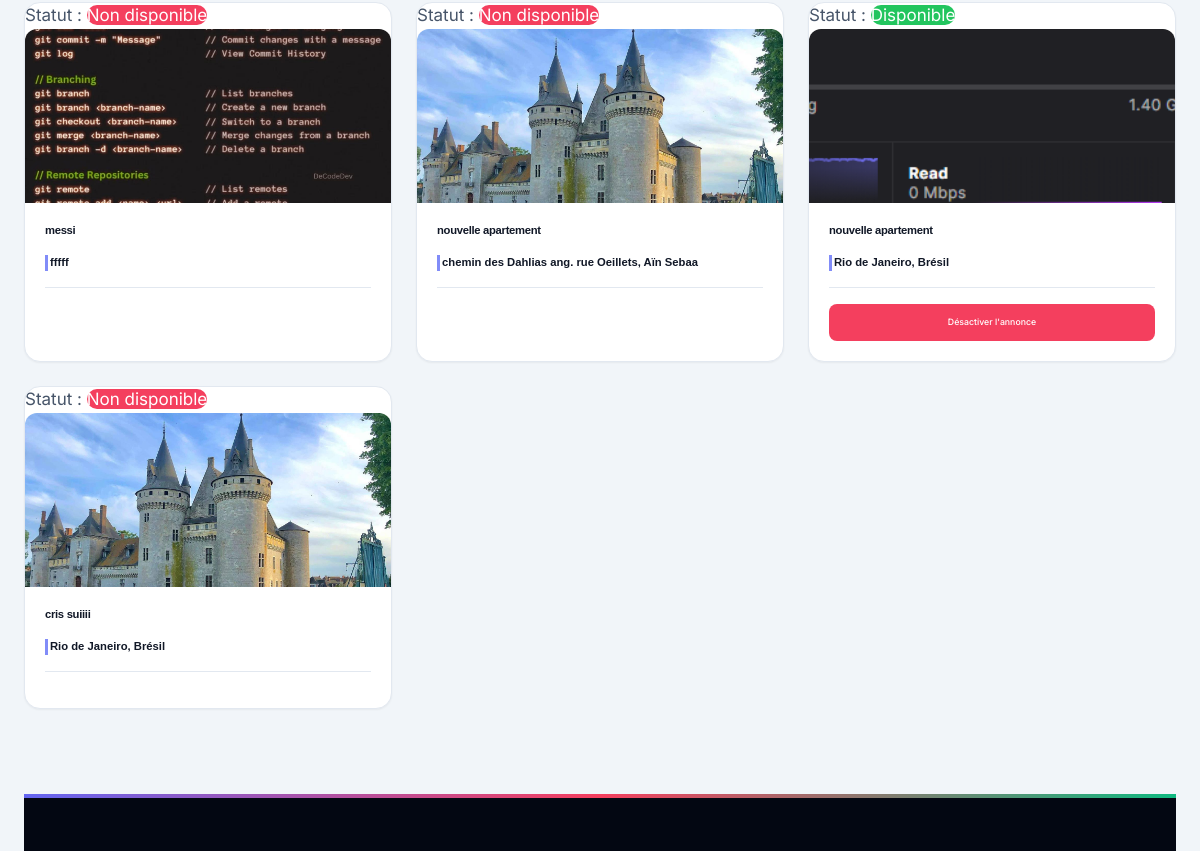
The app's page /dash/ (signed in, middle part), older data.
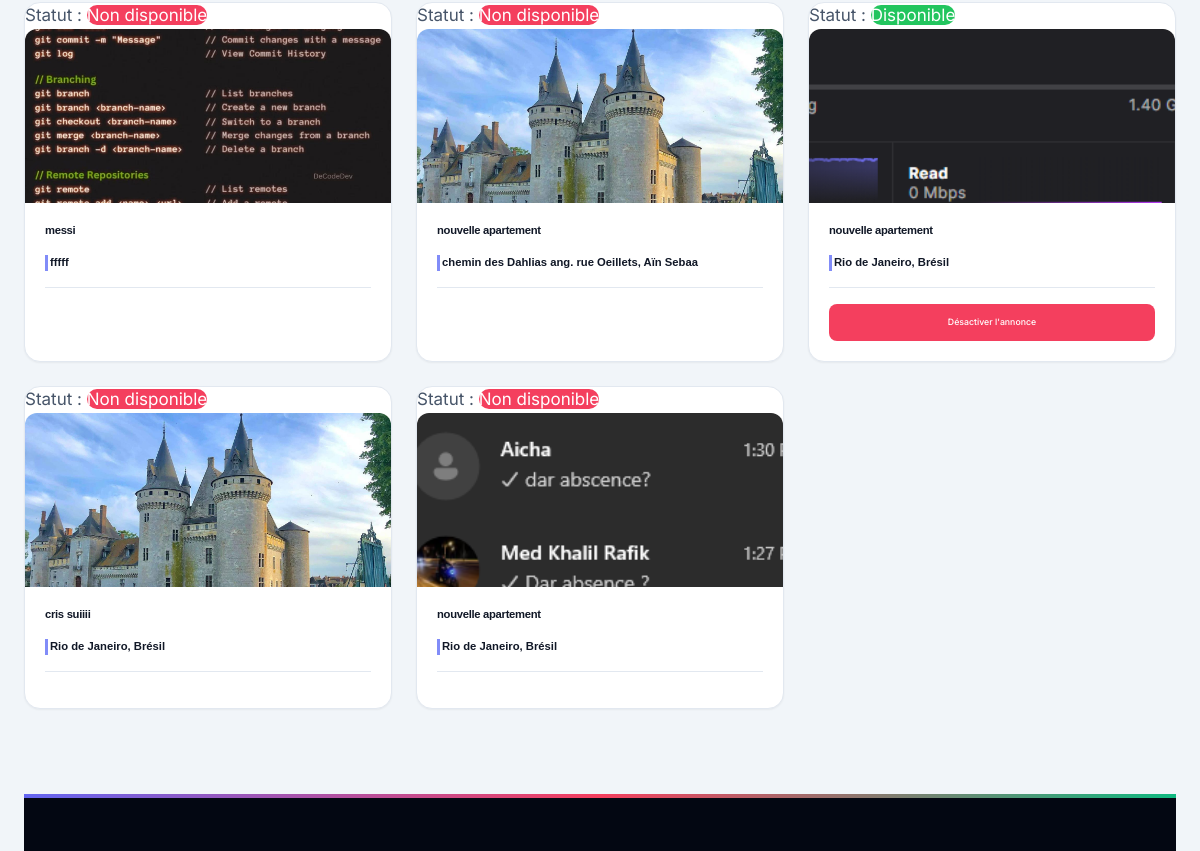
The same page, newer data.
### app/models.py (models this page shows, shortened)
class BienImmo(models.Model):
    x = [
        ('a vendre', 'a vendre'),
        ('a louer', 'a louer')
    ]
    name = models.CharField(max_length=200, default='nouvelle apartement')
    type = models.CharField(max_length=50, null=True, blank=True, choices=x)
    price = models.DecimalField(max_digits=15, decimal_places=2)
    content = models.TextField()
    address = models.CharField(max_length=255, default='')
    image1 = models.ImageField(upload_to='photos/%y/%m/%d', default='photos/25/04/25/pfp.jpg')
    image2 = models.ImageField(upload_to='photos/%y/%m/%d', default='photos/25/04/25/pfp.jpg')
    image3 = models.ImageField(upload_to='photos/%y/%m/%d', default='photos/25/04/25/pfp.jpg')
    image4 = models.ImageField(upload_to='photos/%y/%m/%d', default='photos/25/04/25/pfp.jpg')
    image5 = models.ImageField(upload_to='photos/%y/%m/%d', default='photos/25/04/25/pfp.jpg')
    user = models.ForeignKey(entrepreneur,on_delete=models.CASCADE)
    active = models.BooleanField(default=True)
    class Meta:
        ordering = ['price']

### app/views.py (the view)
# urls.py: path('dash/', views.dash, name='Dashboard'),
@staff_member_required(login_url='/login/')
def dash(request):
    biens = BienImmo.objects.all()
    check_forms = {bien.id: checkForm(instance=bien) for bien in biens}
    users = CustomUser.objects.all()
    clients = client.objects.all()
    entrepreneurs = entrepreneur.objects.all()
    reservations = Reservation.objects.all()
    return render(request, 'adminp/dash.html', {
        'biens': biens,
        'users': users,
        'check_forms': check_forms,
        'clients': clients,
        'entrepreneurs': entrepreneurs,
        'reservations':reservations,
    })

### app/context_processors.py (called while the page is built)
def unread_message_count(request):
    if request.user.is_authenticated:
        count = Message.objects.filter(recipient=request.user, is_read=False).count()
        return {'unread_message_count': count}
    return {}

### templates/adminp/dash.html (shortened to what this page needs)
{% extends "base.html" %}
{% block content %}
<div class="admin-container">
  <div class="biens-grid">
    {% for bien in biens %}
      <div class="bien-card">
        <div class="bien-image-container">
          <p>Statut :
            {% if bien.active %}
              <span class="status-available">Disponible</span>
            {% else %}
              <span class="status-unavailable">Non disponible</span>
            {% endif %}
          </p>
          {% if bien.image1 %}
            <img src="{{ bien.image1.url }}" alt="Image du bien" class="bien-image">
          {% else %}
            <div class="bien-image-placeholder">Image non disponible</div>
          {% endif %}
        </div>
        <div class="bien-content">
         <h3 class="bien-title">{{ bien.name }}</h3>
         <h3 class="bien-address">{{ bien.address }}</h3>
          <div class="bien-actions">
            {% if bien.active %}
              <form method="post" action="{% url 'update_bien_status' bien.id %}">
                <button type="submit" class="btn btn-delete">Désactiver l'annonce</button>
              </form>
            {% endif %}
          </div>
        </div>
      </div>
    {% endfor %}
  </div>
</div>
{% endblock  %}

Row changes from the older to the newer data that the page shows:
added BienImmo: active "Non disponible", image1 (picture), name "nouvelle apartement", address "Rio de Janeiro, Brésil"
